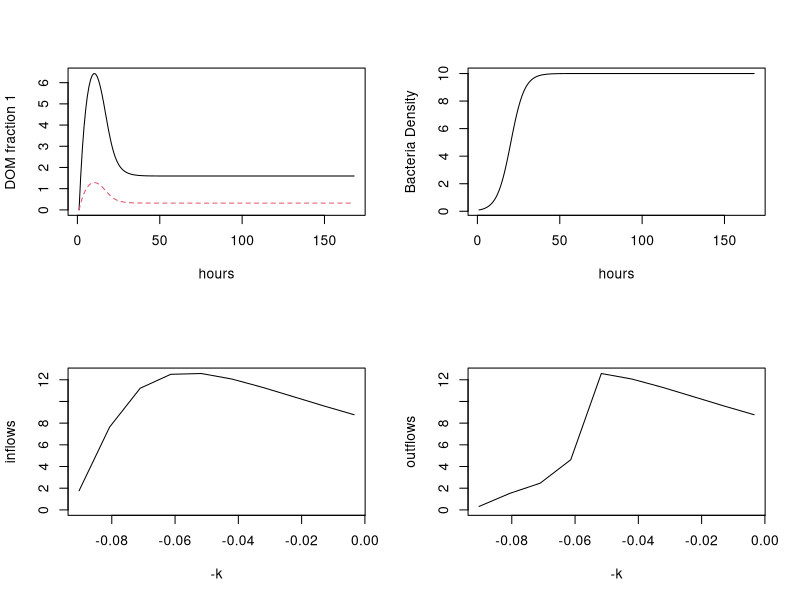

Reproduce this figure in R.
library(deSolve)
range = 5 # range of the lognormal distribution to use
MaxTotalDOCUptake = 2.42  # g/h per km stream, the maximum rate derived from  McLaughlin and Kaplan 2013
# this factor of 20 effectively extends the reach by to 20 km

BiofilmBacteriaFraction = .8; # for now set density of bacteria at 80% of their maximum possible
MaximumPossibleUptake = MaxTotalDOCUptake # same as above, at least for now

DOCin = function(t, subpool, poolDivisions) {
  segment = range / poolDivisions
  # this use of lognormal is not quite right
  # remember than proportion in a given pool have ln(k) is normally distributed
 
  if(t < 50) {
    mean = .5
  } else {
    mean = 1.7
  }
  mean = 1.7
  
  portion = plnorm(subpool * segment, mean = mean) - plnorm((subpool - 1) * segment, mean = mean)
  #print(segment)
  #print(portion)
  
  DOCinTotal = 211
  PoolDOCin = DOCinTotal * portion
  return(PoolDOCin)
}

k = function(subpool, poolDivisions){
  # this is also not quite right
  # because MaxTotalDOCUptake is not the max rate, but rather the max combined rate
  # of all those exponential decays
  lookup = seq(.1, .0034, length.out = poolDivisions + 1)
  k = lookup[subpool + 1]
  return(k)
}

pool =  function(t, y, params) {
  
  MaximumFeasibleUptakeRate = MaximumPossibleUptake  # per hour
  UptakeRateThisTimeStep = 0 # summation
  
  BacteriaDensity = y[PoolDivisions * 2 + 1]
  
  with(as.list(params), {
    differentials = c()
    TotalBacterialUptake = 0
    for(i in 1:PoolDivisions){
      index = (i-1)*2 + 1
      DOC = y[index]
      DOCoutflow = y[index+1]
      
      UptakeRate = k(i, PoolDivisions) * DOC ;
      if(UptakeRate + UptakeRateThisTimeStep > MaximumFeasibleUptakeRate){
        UptakeRate = MaximumFeasibleUptakeRate - UptakeRateThisTimeStep
      }
      UptakeRateThisTimeStep = UptakeRateThisTimeStep + UptakeRate
      
      #print(UptakeRateThisTimeStep)
      
      dDOC = DOCin(t, i, PoolDivisions) - UptakeRate * BacteriaDensity - DOCoutflow
      dDOCoutflow = Dout * dDOC
      differentials[index] = dDOC
      differentials[index+1] = dDOCoutflow

      TotalBacterialUptake = TotalBacterialUptake + UptakeRate * BacteriaDensity
    }
    
    KBact = 10 # which is to say, we are allowing 10 kilometers of biofilm.
    r = .1 # I have no basis for this yet
    # bacteria need to grow based on DOC uptake
    dBacteriaDensity = r * TotalBacterialUptake * ( 1 - BacteriaDensity / KBact)
    
    #dBacteriaDensity = r * BacteriaDensity * ( 1 - BacteriaDensity / KBact - AlgaeInhibitsBact / KBact)
    
    #KAlg = 10
    #r = .1
    #dAlgaeDensity = r * AlgaeDensity * ( 1 - AlgaeDensity / KAlg - BactInhibitsAlgae / KAlg )
    
    differentials = c(differentials, dBacteriaDensity)
    
    #print(differentials)
    list(differentials)
  })
}

#
# DOCin - flow of DOC into the system, kg
# Dout - percentage flow out of the system, i.e. water flow/residence time

# 2 pools
# 2 different k
# assume the inflow to each pool is equal (this is not true)
# outflows are equal percentages (this will be true)
# also assume initial DOC is the same and 0 for both pools
PoolDivisions = 10
params = c(Dout = .2, PoolDivisions = PoolDivisions)

Initial.DOC = 0 # units ?
Initial.DOCoutflow = Initial.DOC * params['Dout']
one.week = 24*7
two.weeks = 24*14
max = one.week
t = 1:max


state = rep(0, params['PoolDivisions'] * 2)
state = c(state, .1)
out = ode(y = state, times = t, func = pool, parms = params)

par(mfrow=c(2,2))
matplot(t, out[,2:3], type = "l", ylab = "DOM fraction 1", xlab = 'hours')
matplot(t, out[,params['PoolDivisions'] * 2+2], type = "l", ylab = "Bacteria Density", xlab = 'hours')
#matplot(t, sapply(1:PoolDivisions, function(subpool){out[,1+2*subpool]}))

#par(mfrow=c(1,2))
inflows = sapply(1:PoolDivisions, function(subpool){DOCin(1, subpool, PoolDivisions)})
outflows = sapply(1:PoolDivisions, function(subpool){out[,1+2*subpool][max-1]})
ylimit = max(inflows)
ks = -sapply(1:PoolDivisions, k, PoolDivisions);
plot(inflows~ks, type="l", ylim=c(0,ylimit), xlab='-k' )
plot(outflows~ks,type="l", ylim=c(0,ylimit), xlab='-k' )

#par(mfrow=c(1,1))
#matplot(t, out[,2:90], 2, type = "l")
#matplot(t, sapply(1:PoolDivisions, function(subpool){ sapply(t,function(t){ 
#  DOCin(t, subpool, PoolDivisions)})}))

#par(mfrow=c(2,2))
#t1 = sapply(1:PoolDivisions, function(subpool){out[1+subpool]})
